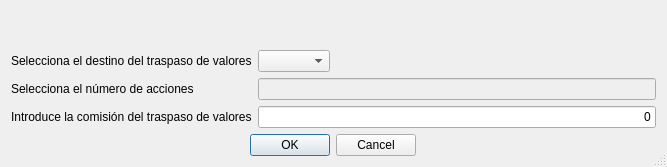
<?xml version="1.0" encoding="UTF-8"?>
<ui version="4.0">
 <class>frmSharesTransfer</class>
 <widget class="QDialog" name="frmSharesTransfer">
  <property name="geometry">
   <rect>
    <x>0</x>
    <y>0</y>
    <width>667</width>
    <height>167</height>
   </rect>
  </property>
  <property name="windowTitle">
   <string>Traspaso de valores</string>
  </property>
  <property name="windowIcon">
   <iconset resource="../images/xulpymoney.qrc">
    <normaloff>:/xulpymoney/transfer.png</normaloff>:/xulpymoney/transfer.png</iconset>
  </property>
  <property name="sizeGripEnabled">
   <bool>true</bool>
  </property>
  <layout class="QHBoxLayout" name="horizontalLayout">
   <item>
    <layout class="QVBoxLayout" name="verticalLayout">
     <item>
      <widget class="QLabel" name="lbl">
       <property name="font">
        <font>
         <pointsize>14</pointsize>
         <weight>75</weight>
         <bold>true</bold>
        </font>
       </property>
       <property name="styleSheet">
        <string notr="true">color: rgb(0, 128, 0);</string>
       </property>
       <property name="alignment">
        <set>Qt::AlignCenter</set>
       </property>
      </widget>
     </item>
     <item>
      <layout class="QFormLayout" name="formLayout">
       <property name="fieldGrowthPolicy">
        <enum>QFormLayout::ExpandingFieldsGrow</enum>
       </property>
       <item row="0" column="1">
        <widget class="QComboBox" name="combo"/>
       </item>
       <item row="0" column="0">
        <widget class="QLabel" name="lblCombo">
         <property name="text">
          <string>Selecciona el destino del traspaso de valores</string>
         </property>
        </widget>
       </item>
       <item row="1" column="0">
        <widget class="QLabel" name="lblNumero">
         <property name="text">
          <string>Selecciona el número de acciones</string>
         </property>
        </widget>
       </item>
       <item row="1" column="1">
        <widget class="myQLineEdit" name="txtAcciones">
         <property name="enabled">
          <bool>false</bool>
         </property>
         <property name="alignment">
          <set>Qt::AlignRight|Qt::AlignTrailing|Qt::AlignVCenter</set>
         </property>
        </widget>
       </item>
       <item row="2" column="0">
        <widget class="QLabel" name="lblComisionLabel">
         <property name="text">
          <string>Introduce la comisión del traspaso de valores</string>
         </property>
        </widget>
       </item>
       <item row="2" column="1">
        <widget class="myQLineEdit" name="txtComision">
         <property name="text">
          <string>0</string>
         </property>
         <property name="alignment">
          <set>Qt::AlignRight|Qt::AlignTrailing|Qt::AlignVCenter</set>
         </property>
        </widget>
       </item>
      </layout>
     </item>
     <item alignment="Qt::AlignHCenter">
      <widget class="QDialogButtonBox" name="buttons">
       <property name="standardButtons">
        <set>QDialogButtonBox::Cancel|QDialogButtonBox::Ok</set>
       </property>
      </widget>
     </item>
    </layout>
   </item>
  </layout>
 </widget>
 <customwidgets>
  <customwidget>
   <class>myQLineEdit</class>
   <extends>QLineEdit</extends>
   <header location="global">myqlineedit</header>
  </customwidget>
 </customwidgets>
 <resources>
  <include location="../images/xulpymoney.qrc"/>
 </resources>
 <connections/>
</ui>
